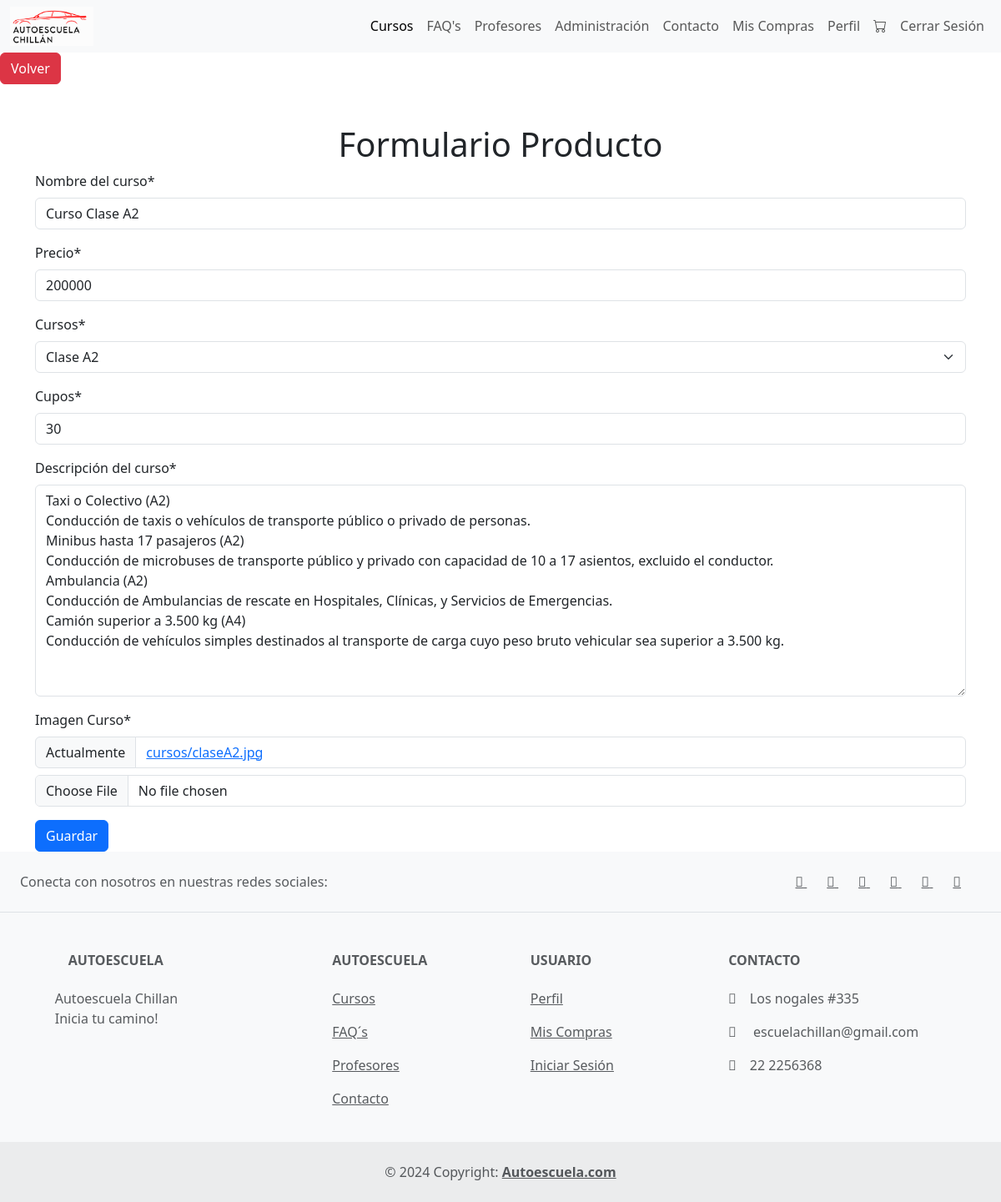
Page /editar_producto/5/ (signed in) on the committed database.
### aplicacion/models.py (models this page shows, shortened)
class Producto(models.Model):
    nombre = models.CharField(max_length=100, verbose_name="Nombre del curso")
    precio = models.PositiveIntegerField( verbose_name="Precio")
    cursos = models.CharField(max_length=20, choices=Cursos, verbose_name="Cursos")
    cupos = models.PositiveIntegerField(verbose_name="Cupos", default=30)
    descripcion = models.TextField(verbose_name="Descripción del curso")
    imagen_curso = models.ImageField(upload_to='cursos/', verbose_name="Imagen Curso")

### aplicacion/views.py (the view)
# urls.py: path('editar_producto/<int:id>/', editar_producto, name='editar_producto'),
@login_required
def editar_producto(request, id):
    producto = get_object_or_404(Producto, pk=id)
    if request.method == 'POST':
        form = ProductoForm(request.POST, request.FILES, instance=producto)
        if form.is_valid():
            form.save()
            return redirect('perfilAdmin')
    else:
        form = ProductoForm(instance=producto)
    return render(request, 'Autoescuela/editar_producto_form.html', {'form': form})

### aplicacion/forms.py
class ProductoForm(forms.ModelForm):
    class Meta:
        model = Producto
        fields = ['nombre', 'precio', 'cursos', 'cupos', 'descripcion', 'imagen_curso']

### aplicacion/views.py (called while the page is built)
def navbar_context(request):
    usuario_autenticado = request.user.is_authenticated
    tiene_compras = False
    if usuario_autenticado:
        try:
            perfil =request.user
            items_carrito = CarritoItem.objects.filter(compra__perfil=perfil, compra=None)
            tiene_compras = items_carrito.exists()
        except Perfil.DoesNotExist:
            pass
    return {
        'usuario_autenticado': usuario_autenticado,
        'tiene_compras': tiene_compras,
    }

### aplicacion/templates/Autoescuela/editar_producto_form.html (shortened to what this page needs)
{% extends "Autoescuela/base.html" %}
{% load static %}
{% load crispy_forms_tags %}
{% block contenido %}
<div class="container mt-5">
    <h1 class="text-center">Formulario Producto</h1>
    <form method="post" enctype="multipart/form-data">
        {{ form |crispy }}
        <button type="submit" class="btn btn-primary">Guardar</button>
    </form>
</div>
{% endblock %}

### rows in the picture
Producto: nombre "Curso Clase A2", precio "200000", cursos "Clase A2", cupos "30", descripcion "Taxi o Colectivo (A2) Conducción de taxis o vehículos de transporte público o privado de personas. Minibus hasta 17 pasajeros (A2) Conducción de microbuses de transporte público y privado con capacidad de 10 a 17 asientos, excluido el conductor. Ambulancia (A2) Conducción de Ambulancias de rescate en Hospitales, Clínicas, y Servicios de Emergencias. Camión superior a 3.500 kg (A4) Conducción de vehículos simples destinados al transporte de carga cuyo peso bruto vehicular sea superior a 3.500 kg."
